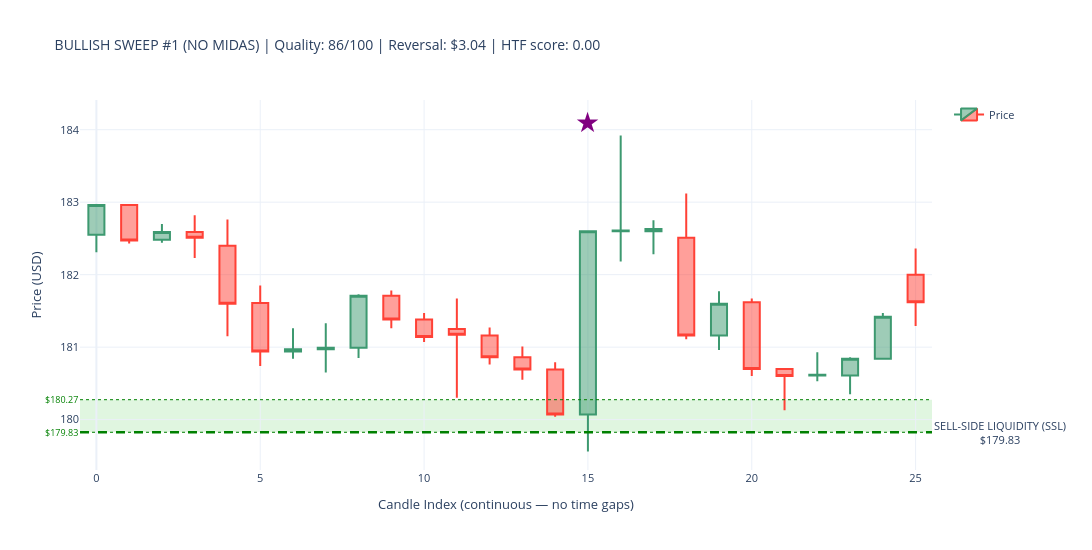
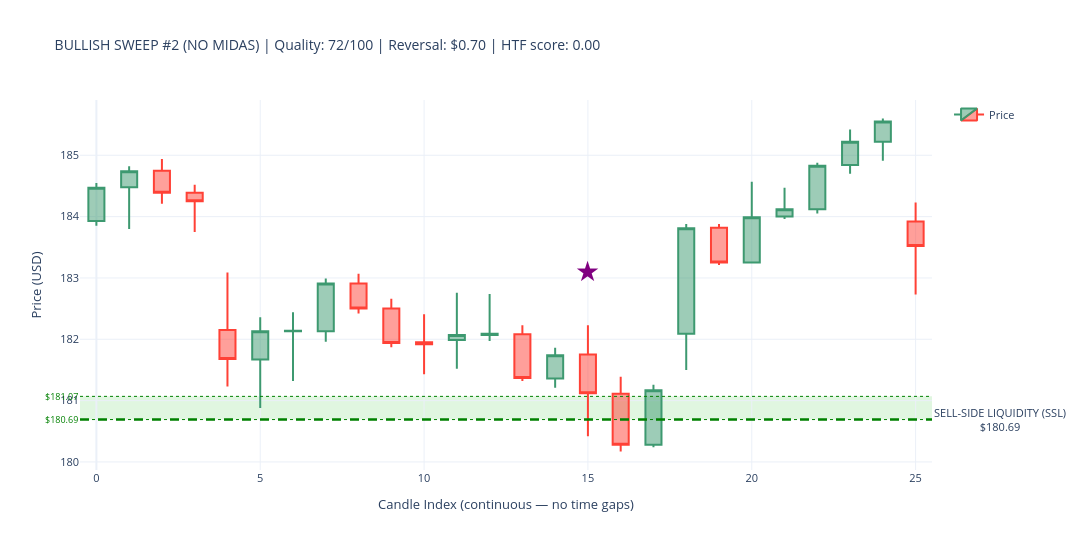
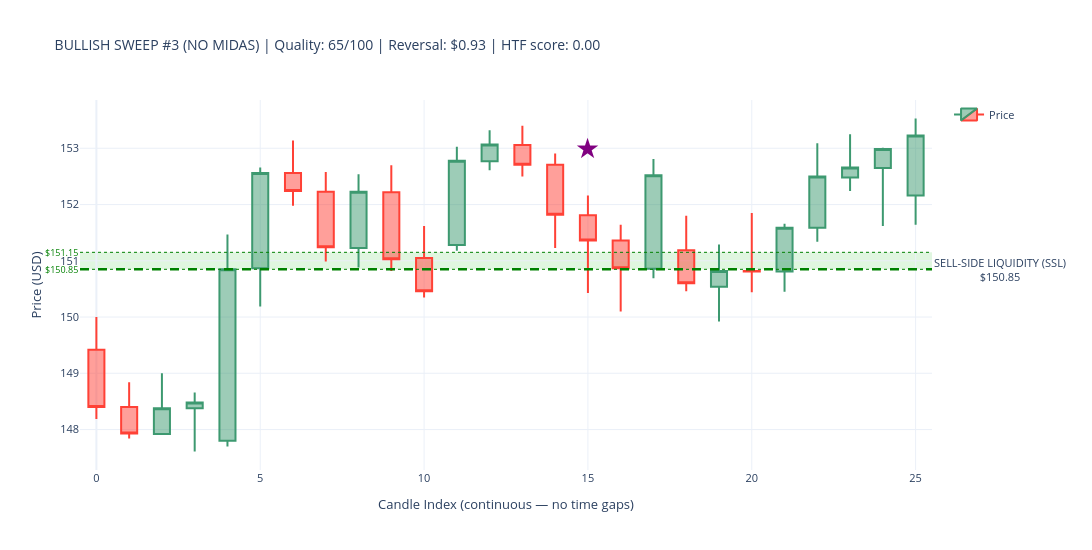
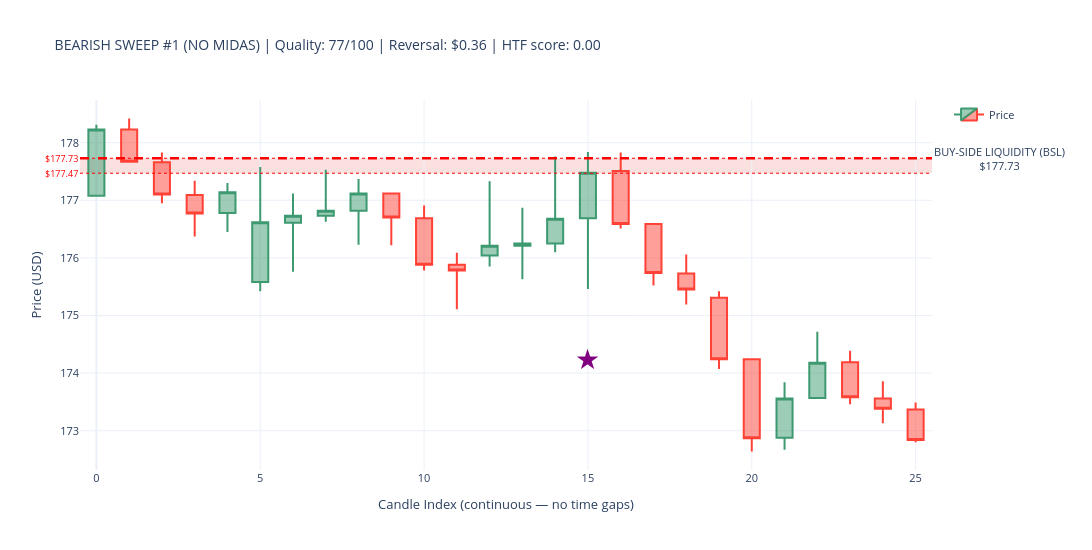

Notebook code for these charts, in order:
### Markdown cell above
## Block E — Post-Detection Analysis

### Code cell
# ---------------------------------------------------------------------------
# SWEEP DETECTION CANDLESTICK VISUALIZATIONS WITH LIQUIDITY ZONES
# ---------------------------------------------------------------------------

required_vars = ['sweeps_hourly_no_midas', 'sweeps_hourly_with_midas', 'hourly_data']
missing_vars  = [v for v in required_vars if v not in globals()]

if missing_vars:
    print(f"\n⚠ WARNING: Missing variables — {missing_vars}")
    print("Please execute Part 8 first. Skipping visualization...")
else:
    print("\n✓ All required variables present. Proceeding with visualization...")

if not missing_vars:

    print("\n" + "=" * 70)
    print("VISUALIZING TOP SWEEPS — CANDLESTICK CHARTS WITH LIQUIDITY ZONES")
    print("=" * 70)

    import plotly.graph_objects as go

    price_data = hourly_data.copy()
    print(f"\n✓ Hourly data: {len(price_data)} candles")
    print(f"  Date range: {price_data['timestamp'].min().date()} → "
          f"{price_data['timestamp'].max().date()}")

    print(f"\nSweep data check:")
    print(f"  NO MIDAS  : {len(sweeps_hourly_no_midas)} total sweeps")
    if len(sweeps_hourly_no_midas) > 0:
        print(f"    Bullish : {(sweeps_hourly_no_midas['sweep_type']=='BULLISH').sum()}")
        print(f"    Bearish : {(sweeps_hourly_no_midas['sweep_type']=='BEARISH').sum()}")
    print(f"  WITH MIDAS: {len(sweeps_hourly_with_midas)} total sweeps")
    if len(sweeps_hourly_with_midas) > 0:
        print(f"    Bullish : {(sweeps_hourly_with_midas['sweep_type']=='BULLISH').sum()}")
        print(f"    Bearish : {(sweeps_hourly_with_midas['sweep_type']=='BEARISH').sum()}")


    def make_candlestick_chart_with_zones(
        price_df, sweep_timestamp, zone_level,
        zone_top, zone_bottom,
        sweep_type, chart_title
    ):
        try:
            # ── exact-hour timestamp match ────────────────────────────────────
            sweep_ts       = pd.to_datetime(sweep_timestamp)
            sweep_ts_naive = sweep_ts.tz_localize(None) if sweep_ts.tzinfo else sweep_ts
            ts_col_naive   = pd.to_datetime(price_df['timestamp']).dt.tz_localize(None)

            exact = price_df[ts_col_naive == sweep_ts_naive]
            sweep_idx = exact.index[0] if len(exact) > 0 else (
                (ts_col_naive - sweep_ts_naive).abs().idxmin()
            )

            sweep_pos = price_df.index.get_loc(sweep_idx)
            start_pos = max(0, sweep_pos - 15)
            end_pos   = min(len(price_df) - 1, sweep_pos + 10)

            subset = price_df.iloc[start_pos : end_pos + 1].copy().reset_index(drop=True)
            subset['candle_idx'] = range(len(subset))

            # FIX: build hover text as a list — Candlestick uses `text`, not `hovertemplate`
            hover_texts = [
                (f"{row['timestamp'].strftime('%Y-%m-%d %H:%M')}<br>"
                 f"O: ${row['open']:.2f}  H: ${row['high']:.2f}<br>"
                 f"L: ${row['low']:.2f}   C: ${row['close']:.2f}")
                for _, row in subset.iterrows()
            ]

            # ── candlestick ───────────────────────────────────────────────────
            fig = go.Figure(data=[go.Candlestick(
                x=subset['candle_idx'],
                open=subset['open'],  high=subset['high'],
                low=subset['low'],    close=subset['close'],
                name='Price',
                text=hover_texts,          # ← was hovertemplate (unsupported)
                hoverinfo='text',          # tell Plotly to show our text on hover
            )])

            # ── ICT-correct zone labels + actual boundaries ───────────────────
            if sweep_type == 'BULLISH':
                fill_color = 'rgba(0,180,0,0.12)'
                line_color = 'green'
                zone_label = 'SELL-SIDE LIQUIDITY (SSL)'
            else:
                fill_color = 'rgba(220,0,0,0.12)'
                line_color = 'red'
                zone_label = 'BUY-SIDE LIQUIDITY (BSL)'

            fig.add_hrect(
                y0=zone_bottom, y1=zone_top,
                fillcolor=fill_color, opacity=1.0,
                layer='below', line_width=0,
            )
            fig.add_hline(
                y=zone_level,
                line_width=2.5, line_dash='dash', line_color=line_color,
                annotation_text=f'{zone_label}<br>${zone_level:.2f}',
                annotation_position='right',
                annotation=dict(font_size=11, bgcolor='rgba(255,255,255,0.85)')
            )
            for y_val in [zone_top, zone_bottom]:
                fig.add_hline(
                    y=y_val, line_width=1, line_dash='dot', line_color=line_color,
                    annotation_text=f'${y_val:.2f}', annotation_position='left',
                    annotation=dict(font_size=9, font_color=line_color)
                )

            # ── sweep marker ──────────────────────────────────────────────────
            sweep_subset_pos = sweep_pos - start_pos
            if 0 <= sweep_subset_pos < len(subset):
                row_c = subset.iloc[sweep_subset_pos]
                cr    = row_c['high'] - row_c['low']
                arrow_y = (row_c['high'] + cr * 0.5 if sweep_type == 'BULLISH'
                           else row_c['low'] - cr * 0.5)
                fig.add_annotation(
                    x=row_c['candle_idx'], y=arrow_y,
                    text='★', showarrow=False,
                    font=dict(size=28, color='purple'),
                    xanchor='center'
                )

            fig.update_layout(
                title=dict(text=chart_title, font=dict(size=14)),
                yaxis_title='Price (USD)',
                xaxis_title='Candle Index (continuous — no time gaps)',
                template='plotly_white',
                height=550, width=1150,
                hovermode='x unified',
                xaxis_rangeslider_visible=False,
                xaxis=dict(type='linear'),
                showlegend=True,
                font=dict(size=11),
                margin=dict(l=80, r=160, t=100, b=80),
            )
            return fig

        except Exception as e:
            print(f"      ✗ Error ({type(e).__name__}): {e}")
            return None


    def plot_sweep_set(sweeps_df, label):
        if sweeps_df.empty:
            print(f"\n✗ No sweeps in {label} dataset")
            return

        print(f"\n{'=' * 70}")
        print(f"{label} SWEEPS WITH LIQUIDITY ZONES")
        print('=' * 70)

        for sweep_type, side_label in [
            ('BULLISH', 'SSL Raids (demand zone sweeps — bullish reversal)'),
            ('BEARISH', 'BSL Raids (supply zone sweeps — bearish reversal)'),
        ]:
            subset = (
                sweeps_df[sweeps_df['sweep_type'] == sweep_type]
                .nlargest(3, 'sweep_quality_score')
            )
            print(f"\n{side_label}  ({len(subset)} shown):")

            for i, (_, row) in enumerate(subset.iterrows(), 1):
                z_top = float(row.get('zone_top',    row['zone_level'] * 1.005))
                z_bot = float(row.get('zone_bottom', row['zone_level'] * 0.995))

                title = (
                    f"{sweep_type} SWEEP #{i} ({label}) | "
                    f"Quality: {row['sweep_quality_score']:.0f}/100 | "
                    f"Reversal: ${row['reversal_distance']:.2f} | "
                    f"HTF score: {row.get('htf_proximity_score', 0):.2f}"
                )
                print(f"  {i}. {row['timestamp']}  zone=${row['zone_level']:.2f}")

                fig = make_candlestick_chart_with_zones(
                    price_data,
                    sweep_timestamp = row['timestamp'],
                    zone_level      = row['zone_level'],
                    zone_top        = z_top,
                    zone_bottom     = z_bot,
                    sweep_type      = sweep_type,
                    chart_title     = title,
                )
                if fig:
                    fig.show()
                else:
                    print("      → Could not create chart")


    plot_sweep_set(sweeps_hourly_no_midas,   'NO MIDAS')
    plot_sweep_set(sweeps_hourly_with_midas, 'WITH MIDAS')

    print("\n" + "=" * 70)
    print("✓ LIQUIDITY ZONE SWEEP VISUALIZATION COMPLETE")
    print("=" * 70)
    print("\nVISUAL LEGEND:")
    print("  🟢 GREEN ZONE : Demand zone — SSL raid (BULLISH sweep, reversal up)")
    print("  🔴 RED ZONE   : Supply zone — BSL raid (BEARISH sweep, reversal down)")
    print("  ★ Star        : Exact sweep detection candle")
    print("  - - Dashed    : Zone midline (zone_level)")
    print("  ··· Dotted    : Actual zone top / bottom boundaries")

### Figure 1 — Plotly figure (JSON) as saved in the notebook; plotly's stock layout.template omitted (floating-point values rounded to 4 significant figures)
{"data": [{"close": [183.0, 182.5, 182.6, 182.5, 181.6, 180.9, 181.0, 181.0, 181.7, 181.4, 181.1, 181.2, 180.9, 180.7, 180.1, 182.6, 182.6, 182.6, 181.2, 181.6, 180.7, 180.6, 180.6, 180.8, 181.4, 181.6], "high": [183.0, 183.0, 182.7, 182.8, 182.8, 181.8, 181.3, 181.3, 181.7, 181.8, 181.5, 181.7, 181.3, 181.0, 180.8, 182.6, 183.9, 182.8, 183.1, 181.8, 181.7, 180.7, 180.9, 180.9, 181.5, 182.4], "hoverinfo": "text", "low": [182.3, 182.4, 182.4, 182.2, 181.2, 180.7, 180.8, 180.7, 180.8, 181.3, 181.1, 180.3, 180.8, 180.6, 180.0, 179.6, 182.2, 182.3, 181.1, 181.0, 180.6, 180.1, 180.5, 180.3, 180.8, 181.3], "name": "Price", "open": [182.6, 183.0, 182.5, 182.6, 182.4, 181.6, 180.9, 181.0, 181.0, 181.7, 181.4, 181.2, 181.2, 180.9, 180.7, 180.1, 182.6, 182.6, 182.5, 181.2, 181.6, 180.7, 180.6, 180.6, 180.8, 182], "text": ["2024-02-23 12:30<br>O: $182.55  H: $182.96<br>L: $182.31   C: $182.96", "2024-02-23 13:30<br>O: $182.96  H: $182.97<br>L: $182.43   C: $182.47", "2024-02-23 14:30<br>O: $182.48  H: $182.70<br>L: $182.44   C: $182.59", "2024-02-23 15:30<br>O: $182.59  H: $182.82<br>L: $182.23   C: $182.51", "2024-02-26 09:30<br>O: $182.40  H: $182.76<br>L: $181.15   C: $181.60", "2024-02-26 10:30<br>O: $181.61  H: $181.85<br>L: $180.74   C: $180.94", "2024-02-26 11:30<br>O: $180.94  H: $181.26<br>L: $180.84   C: $180.97", "2024-02-26 12:30<br>O: $180.97  H: $181.33<br>L: $180.65   C: $180.99", "2024-02-26 13:30<br>O: $180.99  H: $181.73<br>L: $180.85   C: $181.71", "2024-02-26 14:30<br>O: $181.71  H: $181.78<br>L: $181.26   C: $181.38", "2024-02-26 15:30<br>O: $181.38  H: $181.47<br>L: $181.07   C: $181.14", "2024-02-27 09:30<br>O: $181.25  H: $181.67<br>L: $180.30   C: $181.17", "2024-02-27 10:30<br>O: $181.16  H: $181.27<br>L: $180.76   C: $180.86", "2024-02-27 11:30<br>O: $180.86  H: $181.01<br>L: $180.55   C: $180.69", "2024-02-27 12:30<br>O: $180.69  H: $180.79<br>L: $180.04   C: $180.07", "2024-02-27 13:30<br>O: $180.07  H: $182.60<br>L: $179.56   C: $182.60", "2024-02-27 14:30<br>O: $182.60  H: $183.92<br>L: $182.18   C: $182.61", "2024-02-27 15:30<br>O: $182.60  H: $182.75<br>L: $182.28   C: $182.63", "2024-02-28 09:30<br>O: $182.51  H: $183.12<br>L: $181.11   C: $181.16", "2024-02-28 10:30<br>O: $181.16  H: $181.77<br>L: $180.96   C: $181.60", "2024-02-28 11:30<br>O: $181.62  H: $181.67<br>L: $180.60   C: $180.70", "2024-02-28 12:30<br>O: $180.70  H: $180.70<br>L: $180.13   C: $180.60", "2024-02-28 13:30<br>O: $180.61  H: $180.93<br>L: $180.53   C: $180.62", "2024-02-28 14:30<br>O: $180.61  H: $180.86<br>L: $180.35   C: $180.84", "2024-02-28 15:30<br>O: $180.84  H: $181.47<br>L: $180.84   C: $181.42", "2024-02-29 09:30<br>O: $182.00  H: $182.36<br>L: $181.29   C: $181.62"], "type": "candlestick", "x": [0, 1, 2, 3, 4, 5, 6, 7, 8, 9, 10, 11, 12, 13, 14, 15, 16, 17, 18, 19, 20, 21, 22, 23, 24, 25]}], "layout": {"annotations": [{"bgcolor": "rgba(255,255,255,0.85)", "font": {"size": 11}, "showarrow": false, "text": "SELL-SIDE LIQUIDITY (SSL)<br>$179.83", "x": 1, "xanchor": "left", "xref": "x domain", "y": 179.8, "yanchor": "middle", "yref": "y"}, {"font": {"color": "green", "size": 9}, "showarrow": false, "text": "$180.27", "x": 0, "xanchor": "right", "xref": "x domain", "y": 180.3, "yanchor": "middle", "yref": "y"}, {"font": {"color": "green", "size": 9}, "showarrow": false, "text": "$179.83", "x": 0, "xanchor": "right", "xref": "x domain", "y": 179.8, "yanchor": "middle", "yref": "y"}, {"font": {"color": "purple", "size": 28}, "showarrow": false, "text": "★", "x": 15, "xanchor": "center", "y": 184.1}], "font": {"size": 11}, "height": 550, "hovermode": "x unified", "margin": {"b": 80, "l": 80, "r": 160, "t": 100}, "shapes": [{"fillcolor": "rgba(0,180,0,0.12)", "layer": "below", "line": {"width": 0}, "opacity": 1, "type": "rect", "x0": 0, "x1": 1, "xref": "x domain", "y0": 179.8, "y1": 180.3, "yref": "y"}, {"line": {"color": "green", "dash": "dash", "width": 2.5}, "type": "line", "x0": 0, "x1": 1, "xref": "x domain", "y0": 179.8, "y1": 179.8, "yref": "y"}, {"line": {"color": "green", "dash": "dot", "width": 1}, "type": "line", "x0": 0, "x1": 1, "xref": "x domain", "y0": 180.3, "y1": 180.3, "yref": "y"}, {"line": {"color": "green", "dash": "dot", "width": 1}, "type": "line", "x0": 0, "x1": 1, "xref": "x domain", "y0": 179.8, "y1": 179.8, "yref": "y"}], "showlegend": true, "title": {"font": {"size": 14}, "text": "BULLISH SWEEP #1 (NO MIDAS) | Quality: 86/100 | Reversal: $3.04 | HTF score: 0.00"}, "width": 1150, "xaxis": {"rangeslider": {"visible": false}, "title": {"text": "Candle Index (continuous — no time gaps)"}, "type": "linear"}, "yaxis": {"title": {"text": "Price (USD)"}}}}

### Figure 2 — Plotly figure (JSON) as saved in the notebook; plotly's stock layout.template omitted (floating-point values rounded to 4 significant figures)
{"data": [{"close": [184.5, 184.7, 184.4, 184.2, 181.7, 182.1, 182.1, 182.9, 182.5, 181.9, 181.9, 182.1, 182.1, 181.4, 181.7, 181.1, 180.3, 181.2, 183.8, 183.2, 184.0, 184.1, 184.8, 185.2, 185.6, 183.5], "high": [184.6, 184.8, 184.9, 184.5, 183.1, 182.4, 182.4, 183.0, 183.1, 182.7, 182.4, 182.8, 182.7, 182.2, 181.9, 182.2, 181.4, 181.3, 183.9, 183.9, 184.6, 184.5, 184.9, 185.4, 185.6, 184.2], "hoverinfo": "text", "low": [183.8, 183.8, 184.2, 183.8, 181.2, 180.9, 181.3, 182.0, 182.4, 181.9, 181.4, 181.5, 182.0, 181.3, 181.2, 180.4, 180.2, 180.2, 181.5, 183.2, 183.2, 184.0, 184.1, 184.7, 184.9, 182.7], "name": "Price", "open": [183.9, 184.5, 184.8, 184.4, 182.2, 181.7, 182.1, 182.1, 182.9, 182.5, 181.9, 182.0, 182.1, 182.1, 181.4, 181.8, 181.1, 180.3, 182.1, 183.8, 183.2, 184, 184.1, 184.8, 185.2, 183.9], "text": ["2024-01-03 12:30<br>O: $183.93  H: $184.55<br>L: $183.85   C: $184.47", "2024-01-03 13:30<br>O: $184.48  H: $184.82<br>L: $183.80   C: $184.74", "2024-01-03 14:30<br>O: $184.75  H: $184.94<br>L: $184.21   C: $184.39", "2024-01-03 15:30<br>O: $184.39  H: $184.52<br>L: $183.75   C: $184.25", "2024-01-04 09:30<br>O: $182.15  H: $183.09<br>L: $181.23   C: $181.68", "2024-01-04 10:30<br>O: $181.67  H: $182.36<br>L: $180.88   C: $182.13", "2024-01-04 11:30<br>O: $182.13  H: $182.44<br>L: $181.32   C: $182.14", "2024-01-04 12:30<br>O: $182.13  H: $182.99<br>L: $181.96   C: $182.91", "2024-01-04 13:30<br>O: $182.91  H: $183.07<br>L: $182.42   C: $182.50", "2024-01-04 14:30<br>O: $182.50  H: $182.66<br>L: $181.87   C: $181.94", "2024-01-04 15:30<br>O: $181.95  H: $182.41<br>L: $181.43   C: $181.92", "2024-01-05 09:30<br>O: $181.99  H: $182.76<br>L: $181.52   C: $182.07", "2024-01-05 10:30<br>O: $182.07  H: $182.74<br>L: $181.97   C: $182.09", "2024-01-05 11:30<br>O: $182.08  H: $182.23<br>L: $181.32   C: $181.37", "2024-01-05 12:30<br>O: $181.36  H: $181.86<br>L: $181.21   C: $181.74", "2024-01-05 13:30<br>O: $181.75  H: $182.23<br>L: $180.42   C: $181.12", "2024-01-05 14:30<br>O: $181.11  H: $181.39<br>L: $180.17   C: $180.28", "2024-01-05 15:30<br>O: $180.28  H: $181.26<br>L: $180.24   C: $181.17", "2024-01-08 09:30<br>O: $182.09  H: $183.88<br>L: $181.50   C: $183.81", "2024-01-08 10:30<br>O: $183.82  H: $183.88<br>L: $183.21   C: $183.25", "2024-01-08 11:30<br>O: $183.25  H: $184.57<br>L: $183.24   C: $183.99", "2024-01-08 12:30<br>O: $184.00  H: $184.47<br>L: $183.96   C: $184.12", "2024-01-08 13:30<br>O: $184.12  H: $184.88<br>L: $184.05   C: $184.83", "2024-01-08 14:30<br>O: $184.84  H: $185.42<br>L: $184.70   C: $185.22", "2024-01-08 15:30<br>O: $185.22  H: $185.60<br>L: $184.91   C: $185.55", "2024-01-09 09:30<br>O: $183.92  H: $184.23<br>L: $182.73   C: $183.52"], "type": "candlestick", "x": [0, 1, 2, 3, 4, 5, 6, 7, 8, 9, 10, 11, 12, 13, 14, 15, 16, 17, 18, 19, 20, 21, 22, 23, 24, 25]}], "layout": {"annotations": [{"bgcolor": "rgba(255,255,255,0.85)", "font": {"size": 11}, "showarrow": false, "text": "SELL-SIDE LIQUIDITY (SSL)<br>$180.69", "x": 1, "xanchor": "left", "xref": "x domain", "y": 180.7, "yanchor": "middle", "yref": "y"}, {"font": {"color": "green", "size": 9}, "showarrow": false, "text": "$181.07", "x": 0, "xanchor": "right", "xref": "x domain", "y": 181.1, "yanchor": "middle", "yref": "y"}, {"font": {"color": "green", "size": 9}, "showarrow": false, "text": "$180.69", "x": 0, "xanchor": "right", "xref": "x domain", "y": 180.7, "yanchor": "middle", "yref": "y"}, {"font": {"color": "purple", "size": 28}, "showarrow": false, "text": "★", "x": 15, "xanchor": "center", "y": 183.1}], "font": {"size": 11}, "height": 550, "hovermode": "x unified", "margin": {"b": 80, "l": 80, "r": 160, "t": 100}, "shapes": [{"fillcolor": "rgba(0,180,0,0.12)", "layer": "below", "line": {"width": 0}, "opacity": 1, "type": "rect", "x0": 0, "x1": 1, "xref": "x domain", "y0": 180.7, "y1": 181.1, "yref": "y"}, {"line": {"color": "green", "dash": "dash", "width": 2.5}, "type": "line", "x0": 0, "x1": 1, "xref": "x domain", "y0": 180.7, "y1": 180.7, "yref": "y"}, {"line": {"color": "green", "dash": "dot", "width": 1}, "type": "line", "x0": 0, "x1": 1, "xref": "x domain", "y0": 181.1, "y1": 181.1, "yref": "y"}, {"line": {"color": "green", "dash": "dot", "width": 1}, "type": "line", "x0": 0, "x1": 1, "xref": "x domain", "y0": 180.7, "y1": 180.7, "yref": "y"}], "showlegend": true, "title": {"font": {"size": 14}, "text": "BULLISH SWEEP #2 (NO MIDAS) | Quality: 72/100 | Reversal: $0.70 | HTF score: 0.00"}, "width": 1150, "xaxis": {"rangeslider": {"visible": false}, "title": {"text": "Candle Index (continuous — no time gaps)"}, "type": "linear"}, "yaxis": {"title": {"text": "Price (USD)"}}}}

### Figure 3 — Plotly figure (JSON) as saved in the notebook; plotly's stock layout.template omitted (floating-point values rounded to 4 significant figures)
{"data": [{"close": [148.4, 147.9, 148.4, 148.5, 150.8, 152.6, 152.2, 151.2, 152.2, 151.0, 150.5, 152.8, 153.1, 152.7, 151.8, 151.4, 150.9, 152.5, 150.6, 150.8, 150.8, 151.6, 152.5, 152.7, 153.0, 153.2], "high": [150, 148.8, 149, 148.7, 151.5, 152.7, 153.1, 152.6, 152.5, 152.7, 151.6, 153.0, 153.3, 153.4, 152.9, 152.2, 151.6, 152.8, 151.8, 151.3, 151.8, 151.7, 153.1, 153.2, 153.0, 153.5], "hoverinfo": "text", "low": [148.2, 147.8, 147.9, 147.6, 147.7, 150.2, 152.0, 151.0, 150.9, 150.8, 150.3, 151.2, 152.6, 152.5, 151.2, 150.4, 150.1, 150.7, 150.5, 149.9, 150.4, 150.4, 151.3, 152.2, 151.6, 151.6], "name": "Price", "open": [149.4, 148.4, 147.9, 148.4, 147.8, 150.9, 152.6, 152.2, 151.2, 152.2, 151.1, 151.3, 152.8, 153.1, 152.7, 151.8, 151.4, 150.9, 151.2, 150.5, 150.8, 150.8, 151.6, 152.5, 152.7, 152.2], "text": ["2023-03-10 12:30<br>O: $149.42  H: $150.00<br>L: $148.19   C: $148.40", "2023-03-10 13:30<br>O: $148.40  H: $148.84<br>L: $147.84   C: $147.93", "2023-03-10 14:30<br>O: $147.92  H: $149.00<br>L: $147.92   C: $148.38", "2023-03-10 15:30<br>O: $148.38  H: $148.66<br>L: $147.61   C: $148.48", "2023-03-13 09:30<br>O: $147.80  H: $151.47<br>L: $147.70   C: $150.85", "2023-03-13 10:30<br>O: $150.87  H: $152.66<br>L: $150.19   C: $152.56", "2023-03-13 11:30<br>O: $152.56  H: $153.14<br>L: $151.98   C: $152.24", "2023-03-13 12:30<br>O: $152.23  H: $152.58<br>L: $150.99   C: $151.24", "2023-03-13 13:30<br>O: $151.23  H: $152.54<br>L: $150.88   C: $152.23", "2023-03-13 14:30<br>O: $152.22  H: $152.70<br>L: $150.82   C: $151.03", "2023-03-13 15:30<br>O: $151.05  H: $151.62<br>L: $150.35   C: $150.46", "2023-03-14 09:30<br>O: $151.28  H: $153.03<br>L: $151.18   C: $152.78", "2023-03-14 10:30<br>O: $152.77  H: $153.32<br>L: $152.61   C: $153.07", "2023-03-14 11:30<br>O: $153.06  H: $153.40<br>L: $152.50   C: $152.71", "2023-03-14 12:30<br>O: $152.71  H: $152.91<br>L: $151.23   C: $151.82", "2023-03-14 13:30<br>O: $151.81  H: $152.16<br>L: $150.43   C: $151.36", "2023-03-14 14:30<br>O: $151.36  H: $151.64<br>L: $150.10   C: $150.87", "2023-03-14 15:30<br>O: $150.86  H: $152.81<br>L: $150.69   C: $152.52", "2023-03-15 09:30<br>O: $151.19  H: $151.80<br>L: $150.46   C: $150.60", "2023-03-15 10:30<br>O: $150.54  H: $151.29<br>L: $149.92   C: $150.82", "2023-03-15 11:30<br>O: $150.82  H: $151.85<br>L: $150.44   C: $150.81", "2023-03-15 12:30<br>O: $150.81  H: $151.66<br>L: $150.45   C: $151.59", "2023-03-15 13:30<br>O: $151.59  H: $153.09<br>L: $151.34   C: $152.50", "2023-03-15 14:30<br>O: $152.48  H: $153.25<br>L: $152.24   C: $152.66", "2023-03-15 15:30<br>O: $152.65  H: $153.01<br>L: $151.62   C: $152.99", "2023-03-16 09:30<br>O: $152.16  H: $153.53<br>L: $151.64   C: $153.23"], "type": "candlestick", "x": [0, 1, 2, 3, 4, 5, 6, 7, 8, 9, 10, 11, 12, 13, 14, 15, 16, 17, 18, 19, 20, 21, 22, 23, 24, 25]}], "layout": {"annotations": [{"bgcolor": "rgba(255,255,255,0.85)", "font": {"size": 11}, "showarrow": false, "text": "SELL-SIDE LIQUIDITY (SSL)<br>$150.85", "x": 1, "xanchor": "left", "xref": "x domain", "y": 150.8, "yanchor": "middle", "yref": "y"}, {"font": {"color": "green", "size": 9}, "showarrow": false, "text": "$151.15", "x": 0, "xanchor": "right", "xref": "x domain", "y": 151.2, "yanchor": "middle", "yref": "y"}, {"font": {"color": "green", "size": 9}, "showarrow": false, "text": "$150.85", "x": 0, "xanchor": "right", "xref": "x domain", "y": 150.8, "yanchor": "middle", "yref": "y"}, {"font": {"color": "purple", "size": 28}, "showarrow": false, "text": "★", "x": 15, "xanchor": "center", "y": 153.0}], "font": {"size": 11}, "height": 550, "hovermode": "x unified", "margin": {"b": 80, "l": 80, "r": 160, "t": 100}, "shapes": [{"fillcolor": "rgba(0,180,0,0.12)", "layer": "below", "line": {"width": 0}, "opacity": 1, "type": "rect", "x0": 0, "x1": 1, "xref": "x domain", "y0": 150.8, "y1": 151.2, "yref": "y"}, {"line": {"color": "green", "dash": "dash", "width": 2.5}, "type": "line", "x0": 0, "x1": 1, "xref": "x domain", "y0": 150.8, "y1": 150.8, "yref": "y"}, {"line": {"color": "green", "dash": "dot", "width": 1}, "type": "line", "x0": 0, "x1": 1, "xref": "x domain", "y0": 151.2, "y1": 151.2, "yref": "y"}, {"line": {"color": "green", "dash": "dot", "width": 1}, "type": "line", "x0": 0, "x1": 1, "xref": "x domain", "y0": 150.8, "y1": 150.8, "yref": "y"}], "showlegend": true, "title": {"font": {"size": 14}, "text": "BULLISH SWEEP #3 (NO MIDAS) | Quality: 65/100 | Reversal: $0.93 | HTF score: 0.00"}, "width": 1150, "xaxis": {"rangeslider": {"visible": false}, "title": {"text": "Candle Index (continuous — no time gaps)"}, "type": "linear"}, "yaxis": {"title": {"text": "Price (USD)"}}}}

### Figure 4 — Plotly figure (JSON) as saved in the notebook; plotly's stock layout.template omitted (floating-point values rounded to 4 significant figures)
{"data": [{"close": [178.2, 177.7, 177.1, 176.8, 177.1, 176.6, 176.7, 176.8, 177.1, 176.7, 175.9, 175.8, 176.2, 176.2, 176.7, 177.5, 176.6, 175.7, 175.4, 174.2, 172.9, 173.6, 174.2, 173.6, 173.4, 172.8], "high": [178.3, 178.4, 177.8, 177.3, 177.3, 177.6, 177.1, 177.5, 177.4, 177.1, 176.9, 176.1, 177.3, 176.9, 177.8, 177.8, 177.8, 176.6, 176.1, 175.4, 174.3, 173.8, 174.7, 174.4, 173.9, 173.5], "hoverinfo": "text", "low": [177.1, 177.7, 176.9, 176.4, 176.4, 175.4, 175.8, 176.6, 176.2, 176.2, 175.8, 175.1, 175.8, 175.6, 176.1, 175.5, 176.5, 175.5, 175.2, 174.1, 172.6, 172.7, 173.6, 173.5, 173.1, 172.8], "name": "Price", "open": [177.1, 178.2, 177.7, 177.1, 176.8, 175.6, 176.6, 176.7, 176.8, 177.1, 176.7, 175.9, 176.0, 176.2, 176.2, 176.7, 177.5, 176.6, 175.7, 175.3, 174.2, 172.9, 173.6, 174.2, 173.6, 173.4], "text": ["2023-10-17 11:30<br>O: $177.08  H: $178.31<br>L: $177.08   C: $178.23", "2023-10-17 12:30<br>O: $178.23  H: $178.42<br>L: $177.66   C: $177.67", "2023-10-17 13:30<br>O: $177.66  H: $177.83<br>L: $176.95   C: $177.10", "2023-10-17 14:30<br>O: $177.09  H: $177.34<br>L: $176.37   C: $176.77", "2023-10-17 15:30<br>O: $176.78  H: $177.30<br>L: $176.45   C: $177.14", "2023-10-18 09:30<br>O: $175.58  H: $177.58<br>L: $175.42   C: $176.62", "2023-10-18 10:30<br>O: $176.61  H: $177.12<br>L: $175.76   C: $176.73", "2023-10-18 11:30<br>O: $176.73  H: $177.53<br>L: $176.63   C: $176.82", "2023-10-18 12:30<br>O: $176.82  H: $177.37<br>L: $176.23   C: $177.12", "2023-10-18 13:30<br>O: $177.12  H: $177.13<br>L: $176.22   C: $176.70", "2023-10-18 14:30<br>O: $176.69  H: $176.91<br>L: $175.78   C: $175.88", "2023-10-18 15:30<br>O: $175.88  H: $176.09<br>L: $175.11   C: $175.78", "2023-10-19 09:30<br>O: $176.04  H: $177.33<br>L: $175.85   C: $176.21", "2023-10-19 10:30<br>O: $176.21  H: $176.87<br>L: $175.63   C: $176.25", "2023-10-19 11:30<br>O: $176.25  H: $177.76<br>L: $176.10   C: $176.68", "2023-10-19 12:30<br>O: $176.69  H: $177.84<br>L: $175.46   C: $177.48", "2023-10-19 13:30<br>O: $177.51  H: $177.83<br>L: $176.51   C: $176.59", "2023-10-19 14:30<br>O: $176.59  H: $176.59<br>L: $175.52   C: $175.74", "2023-10-19 15:30<br>O: $175.73  H: $176.06<br>L: $175.19   C: $175.45", "2023-10-20 09:30<br>O: $175.31  H: $175.42<br>L: $174.07   C: $174.24", "2023-10-20 10:30<br>O: $174.24  H: $174.26<br>L: $172.64   C: $172.87", "2023-10-20 11:30<br>O: $172.88  H: $173.84<br>L: $172.67   C: $173.56", "2023-10-20 12:30<br>O: $173.57  H: $174.72<br>L: $173.56   C: $174.18", "2023-10-20 13:30<br>O: $174.19  H: $174.39<br>L: $173.46   C: $173.58", "2023-10-20 14:30<br>O: $173.56  H: $173.86<br>L: $173.13   C: $173.38", "2023-10-20 15:30<br>O: $173.37  H: $173.49<br>L: $172.80   C: $172.84"], "type": "candlestick", "x": [0, 1, 2, 3, 4, 5, 6, 7, 8, 9, 10, 11, 12, 13, 14, 15, 16, 17, 18, 19, 20, 21, 22, 23, 24, 25]}], "layout": {"annotations": [{"bgcolor": "rgba(255,255,255,0.85)", "font": {"size": 11}, "showarrow": false, "text": "BUY-SIDE LIQUIDITY (BSL)<br>$177.73", "x": 1, "xanchor": "left", "xref": "x domain", "y": 177.7, "yanchor": "middle", "yref": "y"}, {"font": {"color": "red", "size": 9}, "showarrow": false, "text": "$177.73", "x": 0, "xanchor": "right", "xref": "x domain", "y": 177.7, "yanchor": "middle", "yref": "y"}, {"font": {"color": "red", "size": 9}, "showarrow": false, "text": "$177.47", "x": 0, "xanchor": "right", "xref": "x domain", "y": 177.5, "yanchor": "middle", "yref": "y"}, {"font": {"color": "purple", "size": 28}, "showarrow": false, "text": "★", "x": 15, "xanchor": "center", "y": 174.3}], "font": {"size": 11}, "height": 550, "hovermode": "x unified", "margin": {"b": 80, "l": 80, "r": 160, "t": 100}, "shapes": [{"fillcolor": "rgba(220,0,0,0.12)", "layer": "below", "line": {"width": 0}, "opacity": 1, "type": "rect", "x0": 0, "x1": 1, "xref": "x domain", "y0": 177.5, "y1": 177.7, "yref": "y"}, {"line": {"color": "red", "dash": "dash", "width": 2.5}, "type": "line", "x0": 0, "x1": 1, "xref": "x domain", "y0": 177.7, "y1": 177.7, "yref": "y"}, {"line": {"color": "red", "dash": "dot", "width": 1}, "type": "line", "x0": 0, "x1": 1, "xref": "x domain", "y0": 177.7, "y1": 177.7, "yref": "y"}, {"line": {"color": "red", "dash": "dot", "width": 1}, "type": "line", "x0": 0, "x1": 1, "xref": "x domain", "y0": 177.5, "y1": 177.5, "yref": "y"}], "showlegend": true, "title": {"font": {"size": 14}, "text": "BEARISH SWEEP #1 (NO MIDAS) | Quality: 77/100 | Reversal: $0.36 | HTF score: 0.00"}, "width": 1150, "xaxis": {"rangeslider": {"visible": false}, "title": {"text": "Candle Index (continuous — no time gaps)"}, "type": "linear"}, "yaxis": {"title": {"text": "Price (USD)"}}}}
